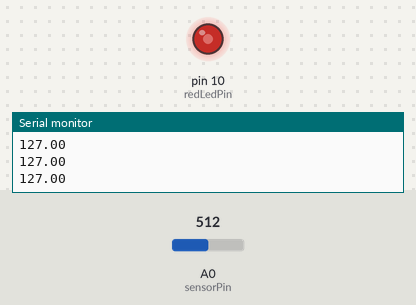
The sketch below on a simulated Arduino Uno, built with avr-gcc and run on an emulated ATmega328P. On the bench: output pins drawn as LEDs (lit = HIGH), the last lines printed to the serial monitor. Inputs (shaded band) come from the test bench; at power-on: A0 (sensorPin) = 512.

Above: at 1.2 s.
1.3 s: A0 (sensorPin) set to 716
At 2.1 s:
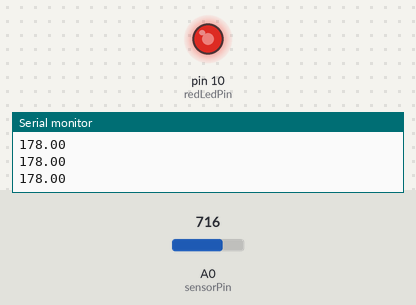
2.8 s: A0 (sensorPin) set to 900
At 3.5 s:
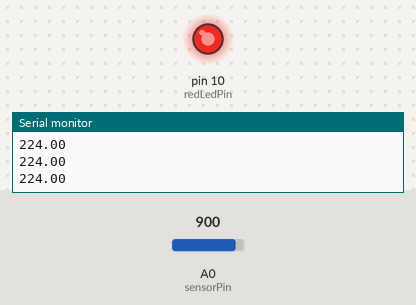
4.3 s: A0 (sensorPin) set to 122
At 5.1 s:
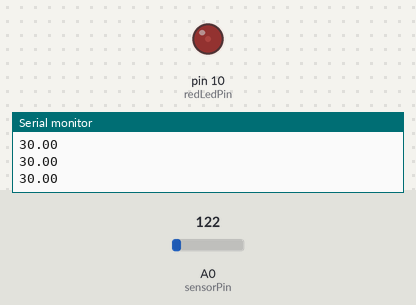
5.8 s: A0 (sensorPin) set to 0
At 6.5 s:
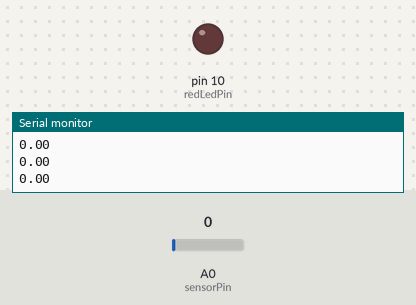
7.3 s: A0 (sensorPin) set to 511
At 8.0 s:
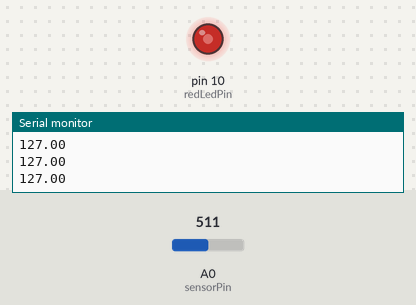
Timing chart, 0 to 9.8 s (numbered marks = the images above; inputs shaded):
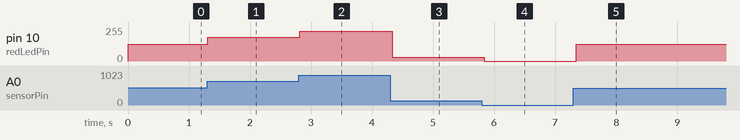

The sketch:

arduino_07a.ino
```cpp
float sensorValue = 0;      //  variable for sensor value
int sensorPin = A0;       //  variable for sensor pin
int redLedPin = 10;

void setup() {
 Serial.begin(9600);
 pinMode(redLedPin, OUTPUT);
 pinMode(sensorPin, INPUT);

}

void loop() {
  sensorValue = analogRead(sensorPin);
  sensorValue = map(sensorValue, 0, 1023, 0, 255);
  analogWrite(redLedPin, sensorValue);      //  set red LED brightness to sensorValue
  Serial.println(sensorValue);
  delay(100);                               //  delay for 0.2 seconds
}
```

Measured:
- after the input at 1.3 s, pin 10 (redLedPin): 127/255 → 178/255 at once
- after the input at 2.8 s, pin 10 (redLedPin): 178/255 → 224/255 at once
- after the input at 4.3 s, pin 10 (redLedPin): 224/255 → 30/255 at once
- after the input at 5.8 s, pin 10 (redLedPin): 30/255 → 0/255 at once
- after the input at 7.3 s, pin 10 (redLedPin): 0/255 → 127/255 after 0.05 s
